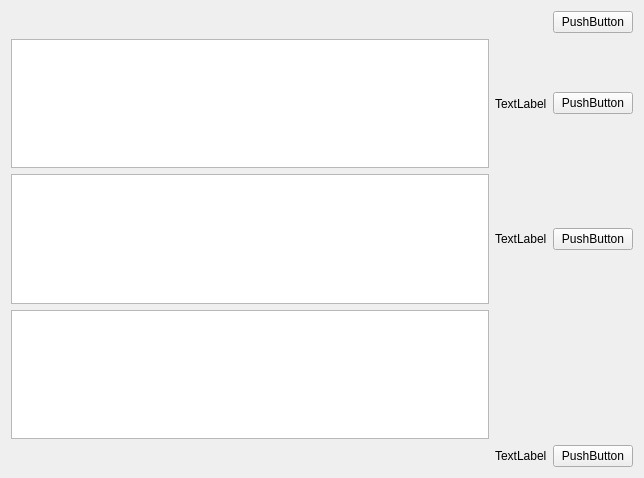
<?xml version="1.0" encoding="UTF-8"?>
<ui version="4.0">
 <class>Form</class>
 <widget class="QWidget" name="Form">
  <property name="geometry">
   <rect>
    <x>0</x>
    <y>0</y>
    <width>644</width>
    <height>478</height>
   </rect>
  </property>
  <property name="windowTitle">
   <string>Form</string>
  </property>
  <layout class="QGridLayout" name="gridLayout">
   <item row="4" column="3">
    <widget class="QPushButton" name="pushButton_4">
     <property name="text">
      <string>PushButton</string>
     </property>
    </widget>
   </item>
   <item row="1" column="3">
    <widget class="QPushButton" name="pushButton_2">
     <property name="text">
      <string>PushButton</string>
     </property>
    </widget>
   </item>
   <item row="1" column="0">
    <widget class="QGraphicsView" name="graphicsView"/>
   </item>
   <item row="1" column="1">
    <widget class="QLabel" name="label">
     <property name="text">
      <string>TextLabel</string>
     </property>
    </widget>
   </item>
   <item row="0" column="3">
    <widget class="QPushButton" name="pushButton">
     <property name="text">
      <string>PushButton</string>
     </property>
    </widget>
   </item>
   <item row="2" column="3">
    <widget class="QPushButton" name="pushButton_3">
     <property name="text">
      <string>PushButton</string>
     </property>
    </widget>
   </item>
   <item row="2" column="0">
    <widget class="QGraphicsView" name="graphicsView_2"/>
   </item>
   <item row="3" column="0">
    <widget class="QGraphicsView" name="graphicsView_3"/>
   </item>
   <item row="2" column="1">
    <widget class="QLabel" name="label_2">
     <property name="text">
      <string>TextLabel</string>
     </property>
    </widget>
   </item>
   <item row="4" column="1">
    <widget class="QLabel" name="label_3">
     <property name="text">
      <string>TextLabel</string>
     </property>
    </widget>
   </item>
  </layout>
 </widget>
 <resources/>
 <connections/>
</ui>
